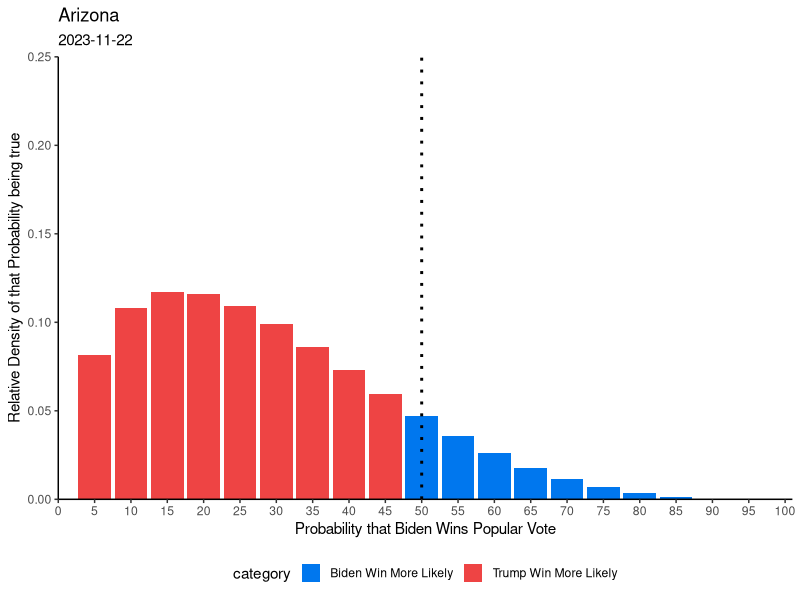
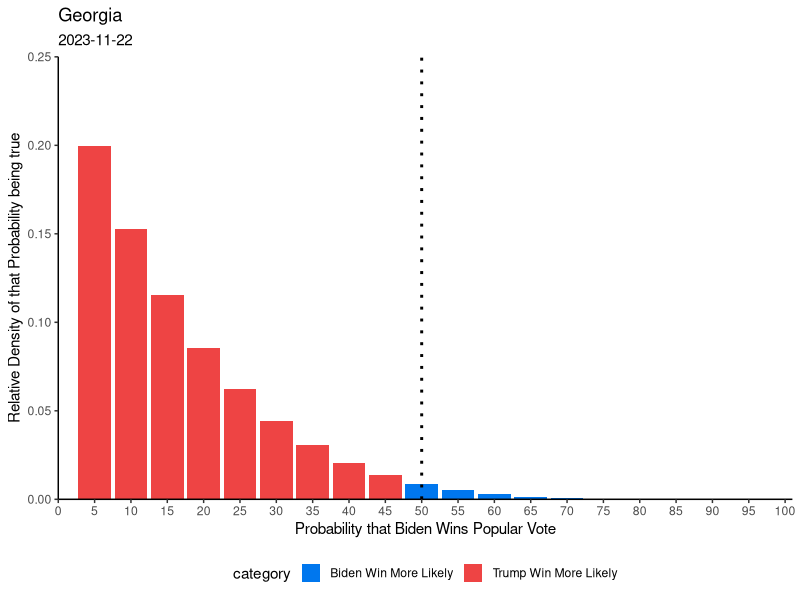
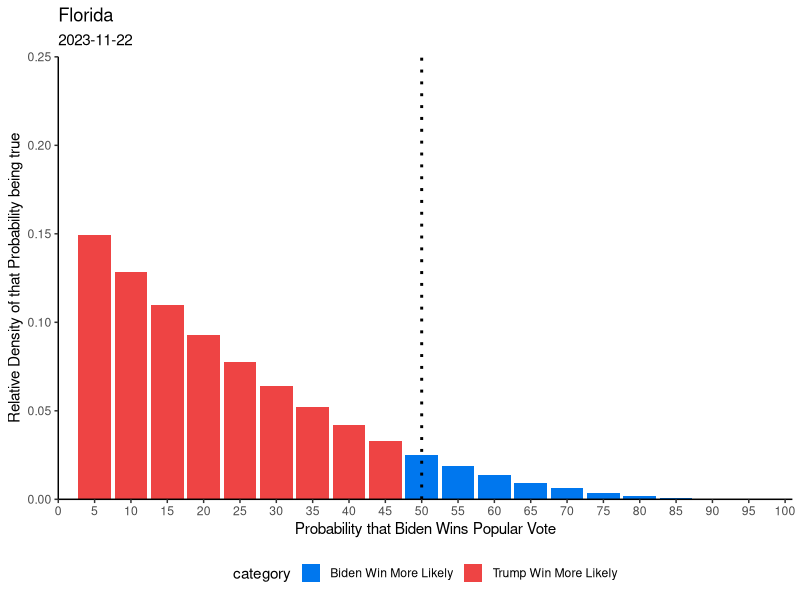
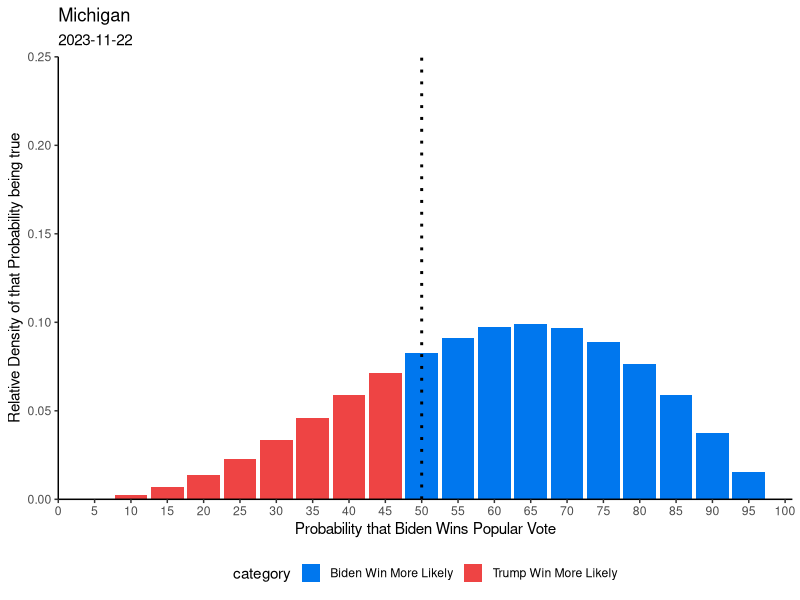
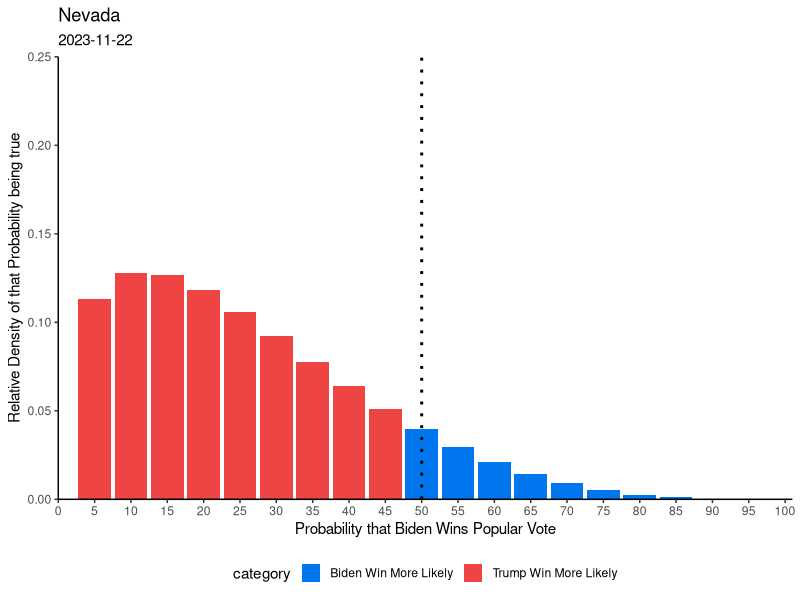
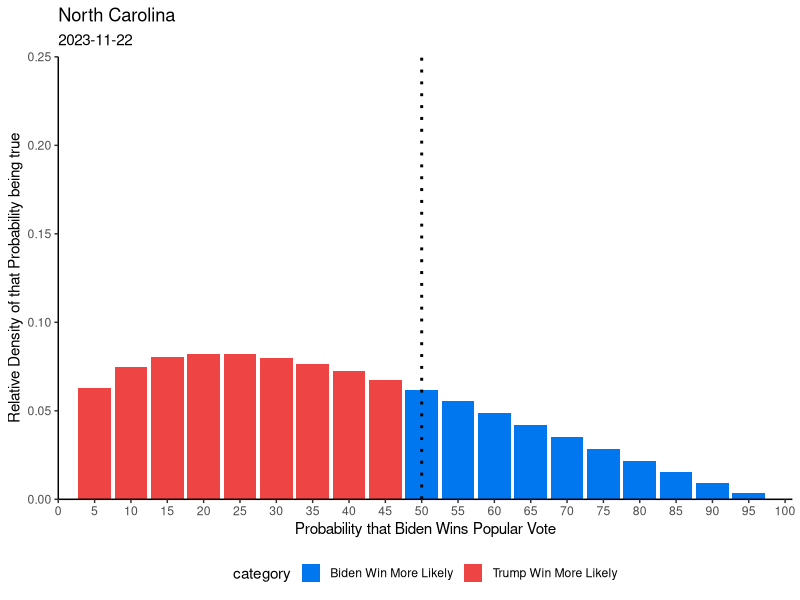
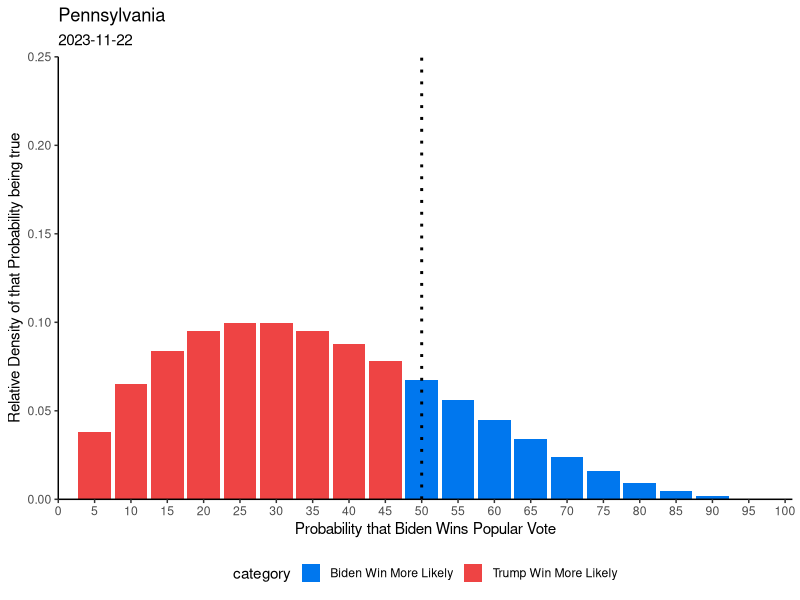
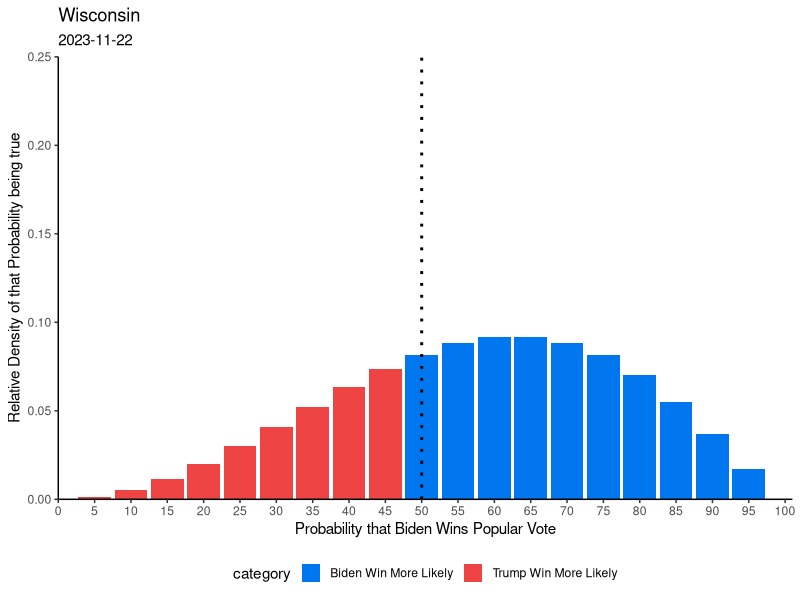

Source code (R) for these figures, in order:
library(data.table)
library(ggplot2)


state_plots <- function(state, date, data, w, l){

  data$density <- data$p**w*(1-data$p)**l# * factorial(w+l+1)/(factorial(w)*factorial(l))
  data$density <- data$density / sum(data$density)
  data$category <- fifelse(data$p < 0.5, "Trump Win More Likely", "Biden Win More Likely")
  data$category <- as.character(data$category)

  # max value
  # data[order(-ways)][1,1]


  # plotting
  g <- ggplot(data, aes(x=as.integer(p*100), y=density))+
  geom_col(aes(fill=category), size=1.5)+
  scale_fill_manual(values=c(
    "Trump Win More Likely"="#ee4444",
    "Biden Win More Likely"="#0077ee"
  ))+
  #geom_vline(xintercept = as.numeric(data[order(-density)][1,1]), linetype="dotted", color="#666666", size=1)+
  geom_vline(xintercept = 50, color="#000000", size=1, linetype="dotted")+
  theme_bw()+
  xlab("Probability that Biden Wins Popular Vote")+
  ylab("Relative Density of that Probability being true")+
  theme(legend.position = "bottom")+
  scale_x_continuous(breaks=seq(0,100,5),expand = c(0,0), limits=c(0,101))+
  scale_y_continuous(expand=c(0,0), limits=c(0,0.25))+
  theme(axis.line = element_line(color='black'),
        plot.background = element_blank(),
        panel.grid.major = element_blank(),
        panel.grid.minor = element_blank(),
        panel.border = element_blank())+
  labs(title=state, subtitles=date)
  #ggsave(filename = paste(state, date,'png'), g)
  g
}

date <- "2023-11-22"
data <- data.table(p=c(0:20)/20)

state_plots(       "Arizona", date, data, 0.65, 3.19)
ggsave(paste("Arizona", date, ".png"))

state_plots(       "Georgia", date, data, 0.00, 4.93)
ggsave(paste("Georgia", date, ".png"))

state_plots(       "Florida", date, data, 0.00, 2.77)
ggsave(paste("Florida", date, ".png"))

state_plots(     "Michigan", date, data, 2.72, 1.48)
ggsave(paste("Michigan", date, ".png"))

state_plots(        "Nevada", date, data, 0.42, 3.15)
ggsave(paste("Nevada", date, ".png"))

state_plots("North Carolina", date, data, 0.36, 1.32)
ggsave(paste("North Carolina", date, ".png"))

state_plots(  "Pennsylvania", date, data, 0.99, 2.66)
ggsave(paste("Pennsylvania", date, ".png"))

state_plots(     "Wisconsin", date, data, 2.21, 1.30)
ggsave(paste("Wisconsin", date, ".png"))
